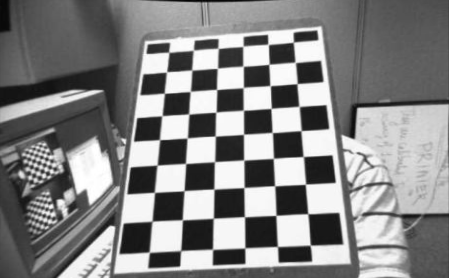
#> input picture 3-CameraCalibration/test1.jpg, 449 x 278 px; its folder holds only this picture in this run
$ python testpy.py
#> lines starting #> are read from the running program, lines starting #| are printed output that depends on the picture; after the words box and inside, x2 and y2 are one past the last pixel; in counts of white or black regions, pixels touching at a corner belong together; long printed decimals are rounded
# Import required modules
import cv2
import numpy as np
import os
import glob


# Define the dimensions of checkerboard
CHECKERBOARD = (6, 9)


# stop the iteration when specified
# accuracy, epsilon, is reached or
# specified number of iterations are completed.
criteria = (cv2.TERM_CRITERIA_EPS +
			cv2.TERM_CRITERIA_MAX_ITER, 30, 0.001)


# Vector for 3D points
threedpoints = []

# Vector for 2D points
twodpoints = []


# 3D points real world coordinates
objectp3d = np.zeros((1, CHECKERBOARD[0]
					* CHECKERBOARD[1],
					3), np.float32)
objectp3d[0, :, :2] = np.mgrid[0:CHECKERBOARD[0],
							0:CHECKERBOARD[1]].T.reshape(-1, 2)
prev_img_shape = None


# Extracting path of individual image stored
# in a given directory. Since no path is
# specified, it will take current directory
# jpg files alone
images = glob.glob('3-CameraCalibration/*.jpg')

for filename in images:
	image = cv2.imread(filename)
#> image is the input picture: shape (278, 449, 3); min 1, max 255, mean 132.1
	grayColor = cv2.cvtColor(image, cv2.COLOR_BGR2GRAY)

	# Find the chess board corners
	# If desired number of corners are
	# found in the image then ret = true
	ret, corners = cv2.findChessboardCorners(
					grayColor, CHECKERBOARD,
					cv2.CALIB_CB_ADAPTIVE_THRESH
					+ cv2.CALIB_CB_FAST_CHECK +
					cv2.CALIB_CB_NORMALIZE_IMAGE)
#> ret = True; corners = 54 rows, first 8: [168.7, 52.28], [193.4, 50.13], [218, 48.25], [242.9, 46.38], [268.2, 44.37], [293.3, 42.26], [166.6, 71.91], [191.9, 70.02]

	# If desired number of corners can be detected then,
	# refine the pixel coordinates and display
	# them on the images of checker board
	if ret == True:
		threedpoints.append(objectp3d)

		# Refining pixel coordinates
		# for given 2d points.
		corners2 = cv2.cornerSubPix(
			grayColor, corners, (11, 11), (-1, -1), criteria)
#> corners2 = 54 rows, first 8: [169.5, 47.99], [193.1, 47.13], [218.8, 44.97], [242.3, 42.75], [268.5, 39.87], [292.6, 38.29], [166.5, 71.84], [191.8, 70.02]

		twodpoints.append(corners2)

		# Draw and display the corners
		image = cv2.drawChessboardCorners(image,
										CHECKERBOARD,
										corners2, ret)
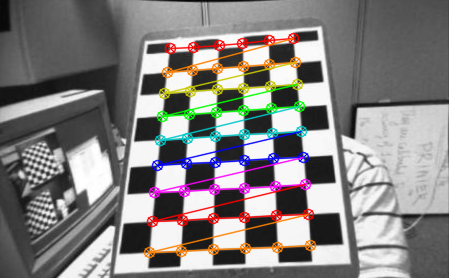
#> image: shape (278, 449, 3); 9.04% of pixels changed, all inside (x1, y1, x2, y2) = (143, 32, 317, 259)

	cv2.imshow('img', image)
	cv2.waitKey(0)

cv2.destroyAllWindows()

h, w = image.shape[:2]
#> h = 278; w = 449


# Perform camera calibration by
# passing the value of above found out 3D points (threedpoints)
# and its corresponding pixel coordinates of the
# detected corners (twodpoints)
ret, matrix, distortion, r_vecs, t_vecs = cv2.calibrateCamera(
	threedpoints, twodpoints, grayColor.shape[::-1], None, None)
#> ret = 0.814; matrix = [[455.8, 0, 255.3], [0, 477.5, 114], [0, 0, 1]]; distortion = [[0.548, -4.81, -0.059, 0.0119, 17.52]]; r_vecs = ([-0.603, 0.0886, -0.0473],); t_vecs = ([-3.47, -2.38, 18.54],)


newcameramtx, roi = cv2.getOptimalNewCameraMatrix(matrix, distortion, (w,h), 1, (w,h))
#> newcameramtx = [[496, 0, 247.3], [0, 477.6, 107.8], [0, 0, 1]]; roi = (74, 25, 363, 191)
dst = cv2.undistort(image, matrix, distortion, None, newcameramtx)
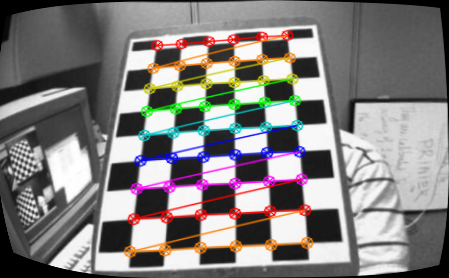
#> dst: shape (278, 449, 3); mean B, G, R 126.9, 127.8, 131.1
# crop the image
x, y, w, h = roi
#> x = 74; y = 25; w = 363; h = 191
dst = dst[y:y+h, x:x+w]
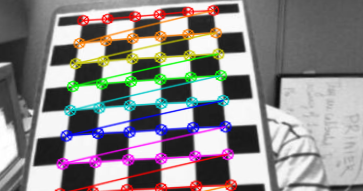
#> dst: shape (191, 363, 3); mean B, G, R 139, 139, 142.5
cv2.imwrite('3-CameraCalibration/test.png', dst)
# Displaying required output
print(" Camera matrix:")
print(matrix)
#| [[455.771   0.         255.306]
#|  [  0.         477.539 114.004]
#|  [  0.           0.           1.        ]]

print("\n Distortion coefficient:")
print(distortion)
#| [[ 5.48405168e-01 -4.81113663e+00 -5.90272410e-02  1.19232376e-02
#|    1.75235510e+01]]

print("\n Rotation Vectors:")
print(r_vecs)
#| (array([[-0.6033],
#|        [ 0.08862],
#|        [-0.04732]]),)

print("\n Translation Vectors:")
print(t_vecs)
#| (array([[-3.473],
#|        [-2.380],
#|        [18.541]]),)

print(x)
#| 74
print(y)
#| 25
print(w)
#| 363
print(h)
#| 191

$ run again, on 3-CameraCalibration/test2.jpg
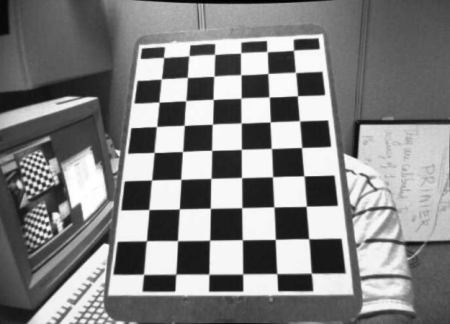
#> input picture 3-CameraCalibration/test2.jpg, 450 x 324 px
#> image is the input picture: shape (324, 450, 3); min 0, max 255, mean 130.5
#> `ret, corners = cv2.findChessboardCorners( grayColor, CHECKERBOARD, cv2..`: ret = True; corners = 54 rows, first 8: [163.6, 57.48], [189.1, 55.62], [214.6, 54.3], [240.7, 52.83], [267, 51.53], [293.4, 50.3], [161.4, 78.85], [187.4, 77.36]
#> corners2 = 54 rows, first 8: [164.3, 53.63], [188.6, 53.67], [215.3, 51.83], [240.2, 50.69], [267.4, 49.06], [293, 47.88], [161.3, 78.8], [187.3, 77.4]
#> `image = cv2.drawChessboardCorners(image, CHECKERBOARD, corners2, ret)`:
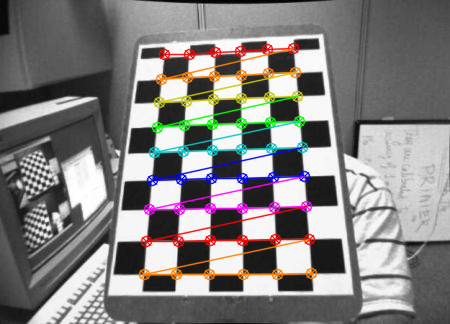
#> image: shape (324, 450, 3); 8% of pixels changed, all inside (x1, y1, x2, y2) = (138, 42, 318, 281)
#> `ret, matrix, distortion, r_vecs, t_vecs = cv2.calibrateCamera( threedp..`: ret = 0.481; matrix = [[306.9, 0, 232.7], [0, 329.5, 237.4], [0, 0, 1]]; distortion = [[-0.0815, -0.332, -0.0233, 0.0121, 1.32]]; r_vecs = ([-0.352, 0.035, -0.00956],); t_vecs = ([-2.73, -6.45, 11.86],)
#> newcameramtx = [[319.8, 0, 233], [0, 339.2, 228.9], [0, 0, 1]]; roi = (130, 131, 209, 183)
#> `x, y, w, h = roi`: x = 130; y = 131; w = 209; h = 183
#> `dst = dst[y:y+h, x:x+w]`:
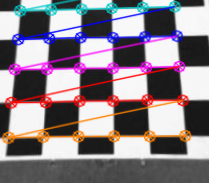
#> dst: shape (183, 209, 3); mean B, G, R 133.7, 126.2, 136.6
#| [[306.910   0.         232.734]
#|  [  0.         329.500 237.436]
#|  [  0.           0.           1.        ]]
#| [[-0.08151 -0.3323 -0.02329  0.01212  1.317 ]]
#| (array([[-0.3523],
#|        [ 0.03503],
#|        [-0.009562]]),)
#| (array([[-2.733],
#|        [-6.451],
#|        [11.856]]),)
#| 130
#| 131
#| 209
#| 183
